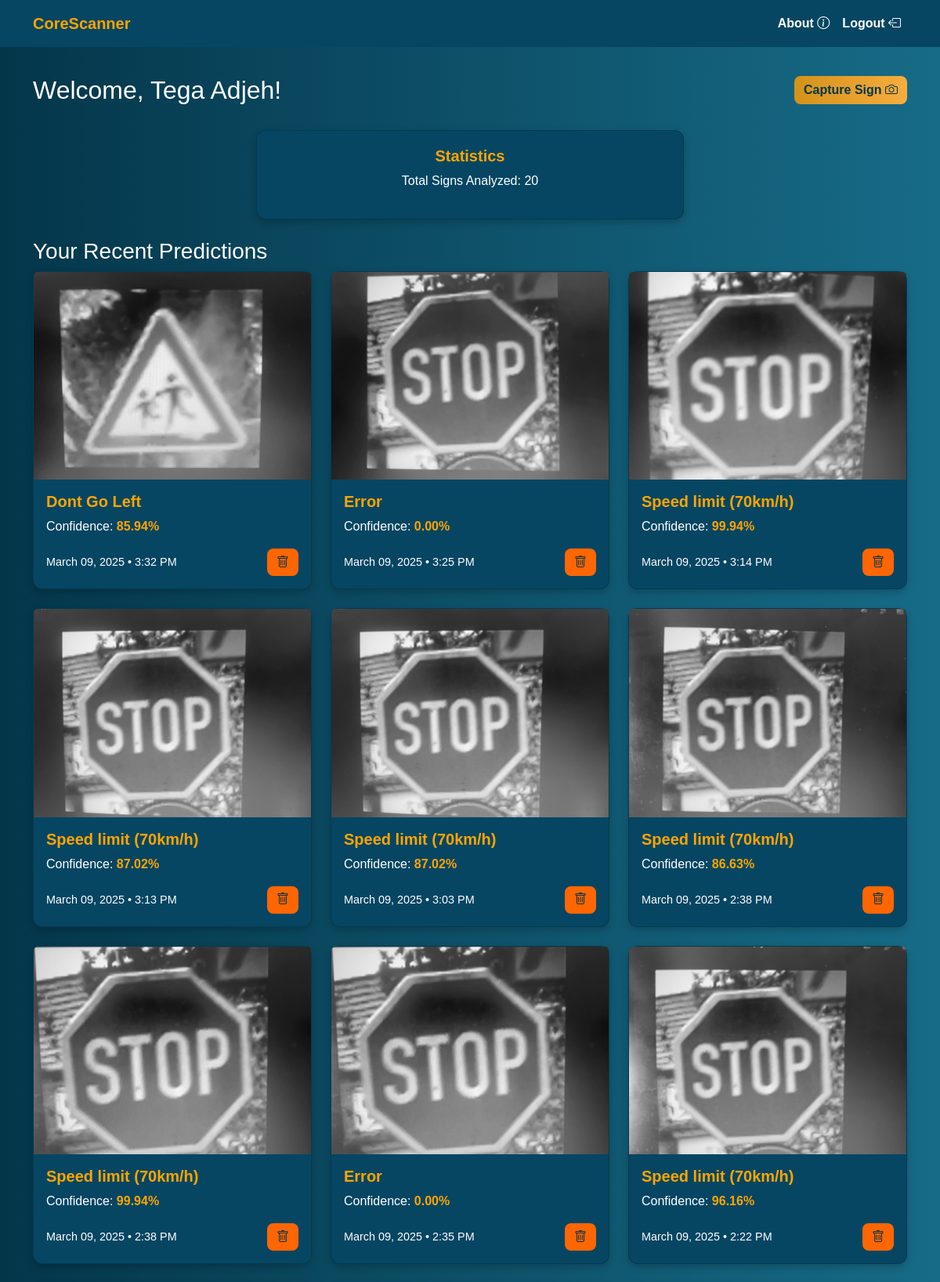
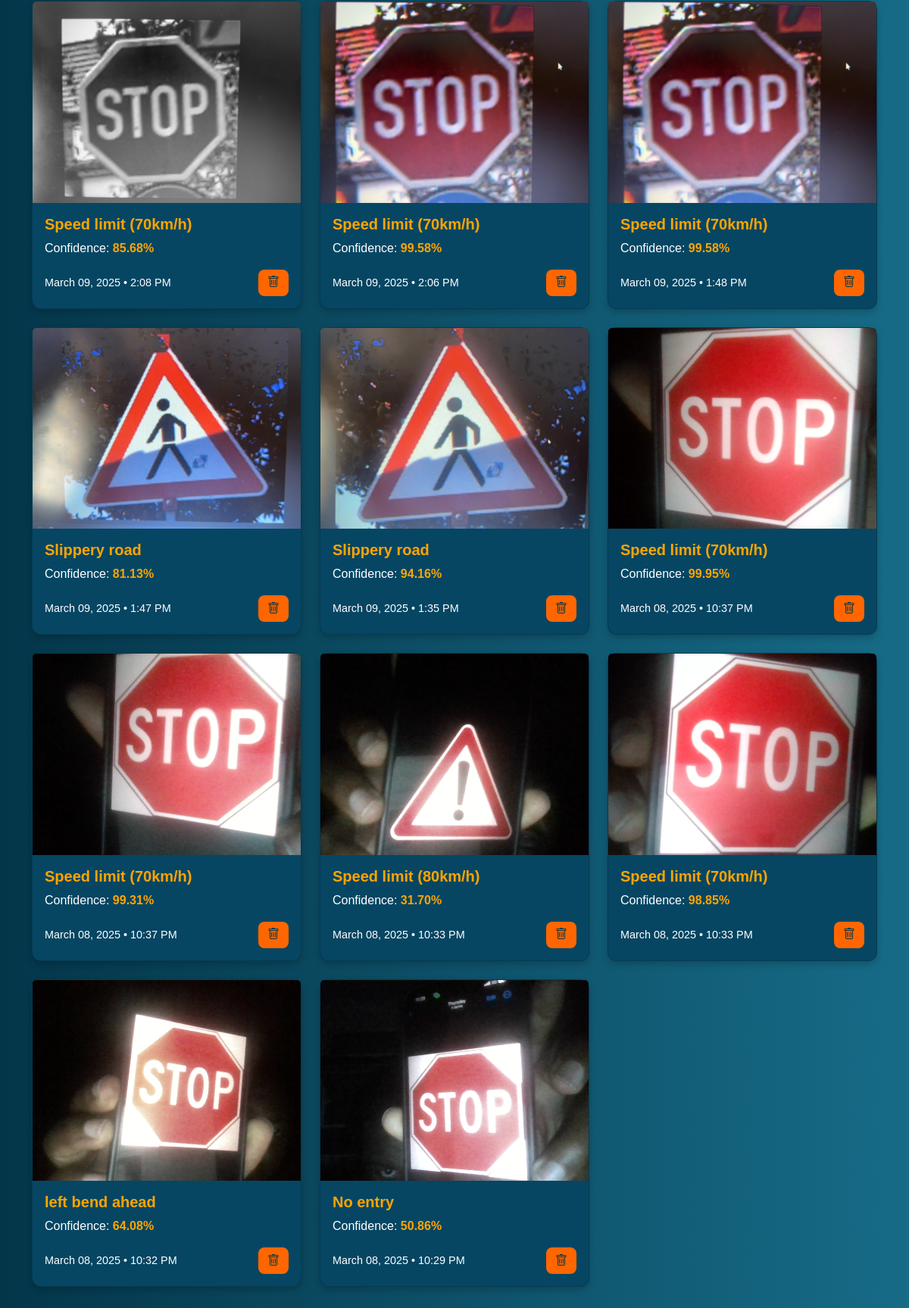
The page / (signed in) on the database its author committed (2 pictures, top to bottom).
### base/models.py (models this page shows, shortened)
class CustomUser(AbstractBaseUser, PermissionsMixin):
    email = models.EmailField(unique=True)
    username = models.CharField(max_length=200, unique=True)
    firstname = models.CharField(max_length=200, null=True)
    lastname = models.CharField(max_length=200, null=True)
    mobile = models.IntegerField(default=234)
    created = models.DateTimeField(auto_now_add=True)
    is_active = models.BooleanField(default=True)
    is_staff = models.BooleanField(default=False)
    groups = models.ManyToManyField(
        Group,
        related_name='customuser_set',
        blank=True,
        help_text="The groups this user belongs to."
    )
    user_permissions = models.ManyToManyField(
        Permission,
        related_name='customuser_permissions_set',
        blank=True,
        help_text="Specific permissions for this user."
    )
    objects = CustomUserManager()
    USERNAME_FIELD = 'username'
    REQUIRED_FIELDS = ['email', 'firstname', 'lastname']

class Prediction(models.Model):
    user = models.ForeignKey(CustomUser, on_delete=models.CASCADE)
    image = models.ImageField(upload_to='uploads/')
    predicted_class = models.CharField(max_length=100)
    confidence = models.FloatField()
    timestamp = models.DateTimeField(auto_now_add=True)

### base/views.py (the view)
# urls.py: path('', views.Dashboard.as_view(), name='dashboard'),
class Dashboard(LoginRequiredMixin,ListView):
    model = Prediction
    template_name = 'base/dashboard.html'
    context_object_name = 'predictions'
    def get_queryset(self):
        if not self.request.user.is_authenticated:
            return Prediction.objects.none()
        return Prediction.objects.filter(user=self.request.user).order_by('-timestamp')
    def get_context_data(self, **kwargs):
        context = super().get_context_data(**kwargs)
        user = self.request.user
        print(f"User authenticated: {user.is_authenticated}")
        print(f"Username: {user.username}")
        print(f"User ID: {user.id}")
        print(f"User type: {type(user)}")
        if user.is_authenticated:
            if isinstance(user, CustomUser):
                context['user'] = user
                context['prediction_count'] = Prediction.objects.filter(user=user).count()
            else:
                print("request.user is not an instance of CustomUser")
                context['prediction_count'] = 0
        else:
            context['prediction_count'] = 0
        return context

### base/templates/base/dashboard.html (shortened to what this page needs)
{% extends 'base/main.html' %}
{% block content %}
<div class="dashboard-container">
    <div class="container">
        <div class="dashboard-header">
            <h2>Welcome, {{ user.firstname }} {{ user.lastname }}!</h2>
            {% if request.user.is_authenticated %}
            <div>
                <a href="{% url 'predictor' %}" class="btn  mb-2">Capture Sign <i class="bi bi-camera"></i></a>
            </div>
            {% endif %}
        </div>
        <div class="row mt-4">
            <div class="col-md-6 offset-md-3">
                <div class="card stats-card">
                    <h5 class="card-title">Statistics</h5>
                    <p style="font-weight: 500;">Total Signs Analyzed: {{ prediction_count }}</p>
                </div>
            </div>
        </div>
        <div class="row mt-4">
            <div class="col-md-12">
                <h3>Your Recent Predictions</h3>
                {% if predictions %}
                    <div class="row">
                        {% for prediction in predictions %}
                        <div class="col-lg-4 col-md-6 col-sm-12 mb-4">
                            <div class="card">
                                <img src="{{ prediction.image.url }}" class="card-img-top" alt="Traffic Sign">
                                <div class="card-body">
                                    <h5 class="card-title">{{ prediction.predicted_class }}</h5>
                                    <p class="card-text">Confidence: <span class="confidence-value">{{ prediction.confidence|floatformat:2 }}%</span></p>
                                    <div class="card-footer-flex">
                                        <p class="card-text prediction-date">{{ prediction.timestamp|date:"F d, Y • g:i A" }}</p>
                                        <button style="background: #ff6600;" class="btn delete-btn" data-id="{{ prediction.id }}">
                                            <i class="bi bi-trash"></i>
                                        </button>
                                    </div>
                                </div>
                            </div>
                        </div>
                        {% endfor %}
                    </div>
                {% else %}
                    <p class="text-sm">No predictions yet. Click <span style="color: #FFA500;">"Capture Sign" </span> to analyze your first traffic sign!</p>
                {% endif %}
            </div>
        </div>
    </div>
</div>
{% endblock content %}

### base/templates/base/main.html (style rules this page uses)
body { background: linear-gradient(to right, #04364A, #176B87); color: white; font-family: 'Poppins', sans-serif; }

### base/templates/base/dashboard.html (style rules this page uses)
.dashboard-container { position: fixed; top: 76px; left: 0; right: 0; bottom: 0; overflow-y: auto; padding: 20px; scrollbar-width: thin; scrollbar-color: #FFA500 #064663; }
.card { background: #064663; border-radius: 12px; box-shadow: 0px 4px 10px rgba(0, 0, 0, 0.2); color: white; height: 100%; }
.card-title { color: #FFA500; font-weight: bold; }
.btn { background: linear-gradient(to right, #d3921a, #f7ad3e); color: #04364A; border: none; border-radius: 8px; font-weight: bold; }
.btn i { font-size:1rem; }
.dashboard-header { display: flex; flex-wrap: wrap; justify-content: space-between; align-items: center; gap: 10px; margin-bottom: 1.5rem; }
.stats-card { text-align: center; padding: 20px; }
.prediction-date { color: #fff !important; font-size: 0.9rem; }
.confidence-value { font-weight: bold; color: #FFA500; }
.card-footer-flex { display: flex; justify-content: space-between; align-items: center; margin-top: 10px; }
.delete-btn { padding: 5px 10px; font-size: 14px; min-width: 40px; height: 35px; }
.prediction-date { color: #fff !important; font-size: 0.9rem; margin: 0; }

### rows shown on the page
CustomUser: firstname "Tega", lastname "Adjeh"
Prediction: image (picture), predicted_class "Dont Go Left", confidence "85.94", timestamp "March 09, 2025 • 3:32 PM"
Prediction: image (picture), predicted_class "Error", confidence "0.00", timestamp "March 09, 2025 • 3:25 PM"
Prediction: image (picture), predicted_class "Speed limit (70km/h)", confidence "99.94", timestamp "March 09, 2025 • 3:14 PM"
Prediction: image (picture), predicted_class "Speed limit (70km/h)", confidence "87.02", timestamp "March 09, 2025 • 3:13 PM"
Prediction: image (picture), predicted_class "Speed limit (70km/h)", confidence "87.02", timestamp "March 09, 2025 • 3:03 PM"
Prediction: image (picture), predicted_class "Speed limit (70km/h)", confidence "86.63", timestamp "March 09, 2025 • 2:38 PM"
Prediction: image (picture), predicted_class "Speed limit (70km/h)", confidence "99.94", timestamp "March 09, 2025 • 2:38 PM"
Prediction: image (picture), predicted_class "Error", confidence "0.00", timestamp "March 09, 2025 • 2:35 PM"
Prediction: image (picture), predicted_class "Speed limit (70km/h)", confidence "96.16", timestamp "March 09, 2025 • 2:22 PM"
Prediction: image (picture), predicted_class "Speed limit (70km/h)", confidence "85.68", timestamp "March 09, 2025 • 2:08 PM"
Prediction: image (picture), predicted_class "Speed limit (70km/h)", confidence "99.58", timestamp "March 09, 2025 • 2:06 PM"
Prediction: image (picture), predicted_class "Speed limit (70km/h)", confidence "99.58", timestamp "March 09, 2025 • 1:48 PM"
Prediction: image (picture), predicted_class "Slippery road", confidence "81.13", timestamp "March 09, 2025 • 1:47 PM"
Prediction: image (picture), predicted_class "Slippery road", confidence "94.16", timestamp "March 09, 2025 • 1:35 PM"
Prediction: image (picture), predicted_class "Speed limit (70km/h)", confidence "99.95", timestamp "March 08, 2025 • 10:37 PM"
Prediction: image (picture), predicted_class "Speed limit (70km/h)", confidence "99.31", timestamp "March 08, 2025 • 10:37 PM"
Prediction: image (picture), predicted_class "Speed limit (80km/h)", confidence "31.70", timestamp "March 08, 2025 • 10:33 PM"
Prediction: image (picture), predicted_class "Speed limit (70km/h)", confidence "98.85", timestamp "March 08, 2025 • 10:33 PM"
Prediction: image (picture), predicted_class "left bend ahead", confidence "64.08", timestamp "March 08, 2025 • 10:32 PM"
Prediction: image (picture), predicted_class "No entry", confidence "50.86", timestamp "March 08, 2025 • 10:29 PM"

### other values the page prints
{{ prediction_count }} "20"
